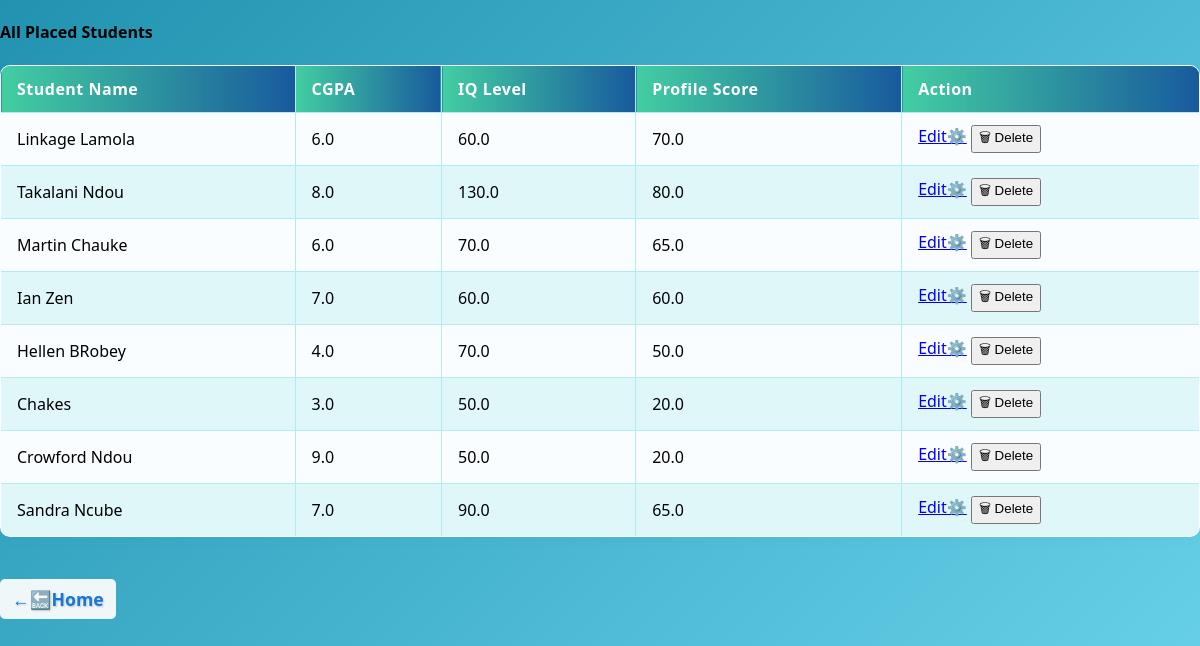
/my_placed_students (signed in), run on an earlier commit of the app's database.
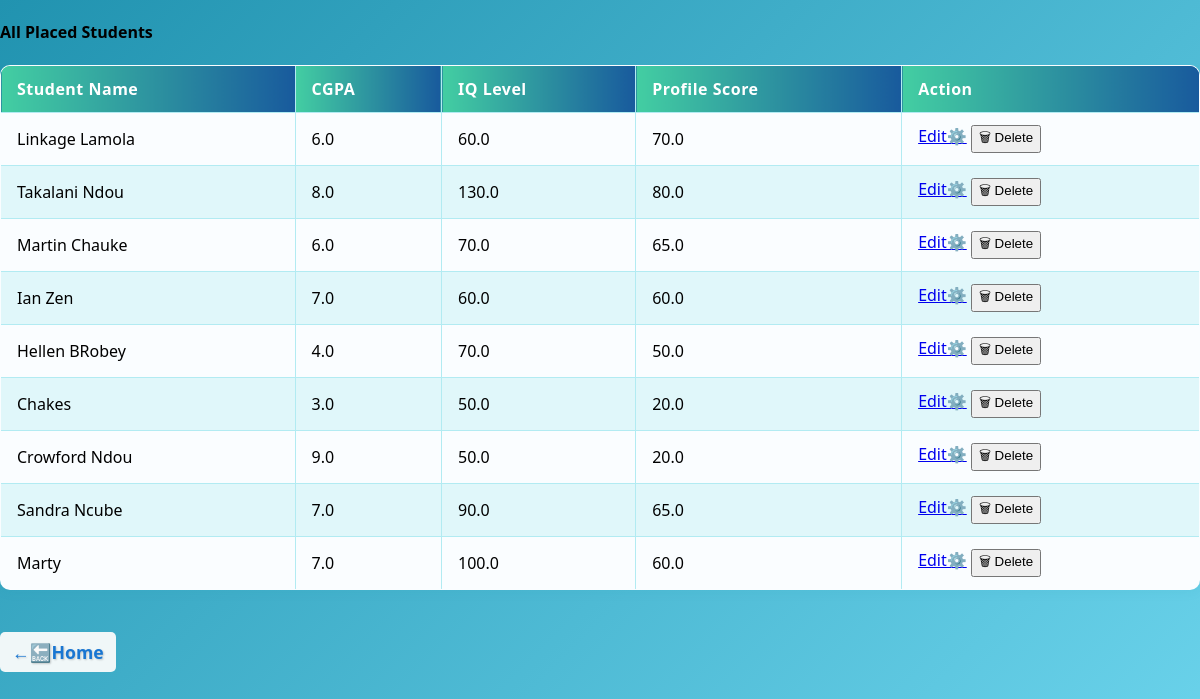
And on a later commit of the database.
### tables this page shows
CREATE TABLE placed_students(
        Id INTEGER PRIMARY KEY AUTOINCREMENT,
        User_id INTEGER,
        Student_name TEXT NOT NULL,
        CGPA REAL,
        IQ_level REAL,
        Profile_score REAL,
        FOREIGN KEY(User_id) REFERENCES users(id)
    );

### app.py (the view)
@app.route("/my_placed_students")
@login_required
def my_placed_students():
    user_id=session.get("user_id")
    conn=get_db_connection()
    placed_students=conn.execute("SELECT * FROM placed_students WHERE User_id=?", (user_id,)).fetchall()
    conn.close()
    return render_template("my_placed_students.html", placed_students=placed_students)

### app.py (called while the page is built)
def get_db_connection():
    conn=sqlite3.connect(DATABASE)
    conn.row_factory=sqlite3.Row
    return conn

def login_required(f):
    @wraps(f)
    def wrapper(*args,**kwargs):
        if "user_id" not in session:
            flash("Please log in to continue.","warning")
            return redirect(url_for("login"))
        return f(*args,**kwargs)
    return wrapper

@app.context_processor
def inject_user_role():
    return dict(is_admin=session.get("is_admin"))

### templates/my_placed_students.html (shortened to what this page needs)
<!DOCTYPE html>
<html>
<head>
</head>
<body>
    {% if placed_students %}
<h4 class="mt-5 mb-3">All Placed Students</h4>
<div style="overflow-x:auto;">
  <table class="table" border="1" cellpadding="8" style="width:100%;background:#fafdff">
    <thead>
      <tr style="background: linear-gradient(90deg,#43cea2 0%, #185a9d 100%); color:#fff;">
        <th>Student Name</th>
        <th>CGPA</th>
        <th>IQ Level</th>
        <th>Profile Score</th>
        <th>Action</th>
      </tr>
    </thead>
    <tbody>
      {% for student in placed_students %}
      <tr>
        <td>{{ student.Student_name }}</td>
        <td>{{ student.CGPA }}</td>
        <td>{{ student.IQ_level }}</td>
        <td>{{ student.Profile_score }}</td>
        <td>
           <a href="{{ url_for('edit_student', student_id=student.Id) }}">Edit⚙️</a>
           <form action="{{ url_for('delete_student', student_id=student.Id) }}" method="post" style="display:inline;">
           <button type="submit" onclick="return confirm('Are you sure you want to delete this student?');">🗑 Delete</button>
           </form>
        </td>
      </tr>
      {% endfor %}
    </tbody>
  </table>
  <a style="margin-top: 20px; display: inline-block; background-color: #f0f7f8; text-shadow: 1px 1px 2px rgba(0,0,0,0.2);
  border-radius: 5px; padding: 8px 12px;" href="{{ url_for('home')}}" class="back-link" >&larr;🔙Home</a>
</div>
{% else %}
  <p class="mt-5">No students placed yet!</p>
{% endif %}
</body>
</html>

What changed in the data, as far as the page shows it:
added placed_students: Student_name "Marty", CGPA "7.0", IQ_level "100.0", Profile_score "60.0"
